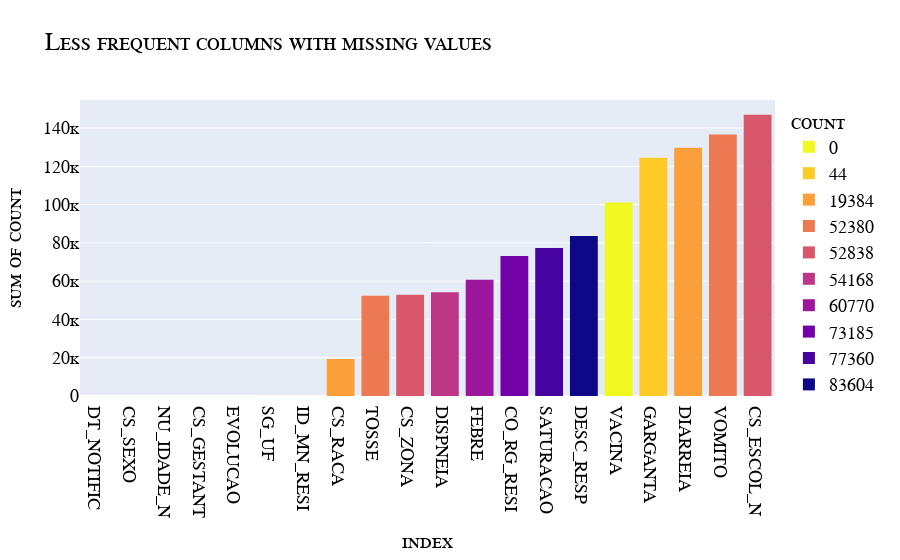

Here is the notebook cell this chart was saved with:
### Code cell
px.histogram(df.isna().sum().reset_index(name='count').sort_values(by='count', ascending=True).head(20),
            x='index', y='count', color='count', color_discrete_sequence= px.colors.sequential.Plasma_r,
             title="Less frequent columns with missing values").update_layout(font = my_font)

### Figure 1 — Plotly figure (JSON) as saved in the notebook; plotly's stock layout.template omitted (floating-point values rounded to 4 significant figures)
{"data": [{"bingroup": "x", "histfunc": "sum", "hovertemplate": "count=0<br>index=%{x}<br>sum of count=%{y}<extra></extra>", "legendgroup": "0", "marker": {"color": "#f0f921", "pattern": {"shape": ""}}, "name": "0", "orientation": "v", "showlegend": true, "type": "histogram", "x": ["DT_NOTIFIC", "CS_SEXO", "NU_IDADE_N", "CS_GESTANT", "EVOLUCAO"], "xaxis": "x", "y": [0, 0, 0, 0, 0], "yaxis": "y"}, {"bingroup": "x", "histfunc": "sum", "hovertemplate": "count=44<br>index=%{x}<br>sum of count=%{y}<extra></extra>", "legendgroup": "44", "marker": {"color": "#fdca26", "pattern": {"shape": ""}}, "name": "44", "orientation": "v", "showlegend": true, "type": "histogram", "x": ["SG_UF", "ID_MN_RESI"], "xaxis": "x", "y": [44, 44], "yaxis": "y"}, {"bingroup": "x", "histfunc": "sum", "hovertemplate": "count=19384<br>index=%{x}<br>sum of count=%{y}<extra></extra>", "legendgroup": "19384", "marker": {"color": "#fb9f3a", "pattern": {"shape": ""}}, "name": "19384", "orientation": "v", "showlegend": true, "type": "histogram", "x": ["CS_RACA"], "xaxis": "x", "y": [19384], "yaxis": "y"}, {"bingroup": "x", "histfunc": "sum", "hovertemplate": "count=52380<br>index=%{x}<br>sum of count=%{y}<extra></extra>", "legendgroup": "52380", "marker": {"color": "#ed7953", "pattern": {"shape": ""}}, "name": "52380", "orientation": "v", "showlegend": true, "type": "histogram", "x": ["TOSSE"], "xaxis": "x", "y": [52380], "yaxis": "y"}, {"bingroup": "x", "histfunc": "sum", "hovertemplate": "count=52838<br>index=%{x}<br>sum of count=%{y}<extra></extra>", "legendgroup": "52838", "marker": {"color": "#d8576b", "pattern": {"shape": ""}}, "name": "52838", "orientation": "v", "showlegend": true, "type": "histogram", "x": ["CS_ZONA"], "xaxis": "x", "y": [52838], "yaxis": "y"}, {"bingroup": "x", "histfunc": "sum", "hovertemplate": "count=54168<br>index=%{x}<br>sum of count=%{y}<extra></extra>", "legendgroup": "54168", "marker": {"color": "#bd3786", "pattern": {"shape": ""}}, "name": "54168", "orientation": "v", "showlegend": true, "type": "histogram", "x": ["DISPNEIA"], "xaxis": "x", "y": [54168], "yaxis": "y"}, {"bingroup": "x", "histfunc": "sum", "hovertemplate": "count=60770<br>index=%{x}<br>sum of count=%{y}<extra></extra>", "legendgroup": "60770", "marker": {"color": "#9c179e", "pattern": {"shape": ""}}, "name": "60770", "orientation": "v", "showlegend": true, "type": "histogram", "x": ["FEBRE"], "xaxis": "x", "y": [60770], "yaxis": "y"}, {"bingroup": "x", "histfunc": "sum", "hovertemplate": "count=73185<br>index=%{x}<br>sum of count=%{y}<extra></extra>", "legendgroup": "73185", "marker": {"color": "#7201a8", "pattern": {"shape": ""}}, "name": "73185", "orientation": "v", "showlegend": true, "type": "histogram", "x": ["CO_RG_RESI"], "xaxis": "x", "y": [73185], "yaxis": "y"}, {"bingroup": "x", "histfunc": "sum", "hovertemplate": "count=77360<br>index=%{x}<br>sum of count=%{y}<extra></extra>", "legendgroup": "77360", "marker": {"color": "#46039f", "pattern": {"shape": ""}}, "name": "77360", "orientation": "v", "showlegend": true, "type": "histogram", "x": ["SATURACAO"], "xaxis": "x", "y": [77360], "yaxis": "y"}, {"bingroup": "x", "histfunc": "sum", "hovertemplate": "count=83604<br>index=%{x}<br>sum of count=%{y}<extra></extra>", "legendgroup": "83604", "marker": {"color": "#0d0887", "pattern": {"shape": ""}}, "name": "83604", "orientation": "v", "showlegend": true, "type": "histogram", "x": ["DESC_RESP"], "xaxis": "x", "y": [83604], "yaxis": "y"}, {"bingroup": "x", "histfunc": "sum", "hovertemplate": "count=101083<br>index=%{x}<br>sum of count=%{y}<extra></extra>", "legendgroup": "101083", "marker": {"color": "#f0f921", "pattern": {"shape": ""}}, "name": "101083", "orientation": "v", "showlegend": true, "type": "histogram", "x": ["VACINA"], "xaxis": "x", "y": [101083], "yaxis": "y"}, {"bingroup": "x", "histfunc": "sum", "hovertemplate": "count=124438<br>index=%{x}<br>sum of count=%{y}<extra></extra>", "legendgroup": "124438", "marker": {"color": "#fdca26", "pattern": {"shape": ""}}, "name": "124438", "orientation": "v", "showlegend": true, "type": "histogram", "x": ["GARGANTA"], "xaxis": "x", "y": [124438], "yaxis": "y"}, {"bingroup": "x", "histfunc": "sum", "hovertemplate": "count=129733<br>index=%{x}<br>sum of count=%{y}<extra></extra>", "legendgroup": "129733", "marker": {"color": "#fb9f3a", "pattern": {"shape": ""}}, "name": "129733", "orientation": "v", "showlegend": true, "type": "histogram", "x": ["DIARREIA"], "xaxis": "x", "y": [129733], "yaxis": "y"}, {"bingroup": "x", "histfunc": "sum", "hovertemplate": "count=136659<br>index=%{x}<br>sum of count=%{y}<extra></extra>", "legendgroup": "136659", "marker": {"color": "#ed7953", "pattern": {"shape": ""}}, "name": "136659", "orientation": "v", "showlegend": true, "type": "histogram", "x": ["VOMITO"], "xaxis": "x", "y": [136659], "yaxis": "y"}, {"bingroup": "x", "histfunc": "sum", "hovertemplate": "count=146901<br>index=%{x}<br>sum of count=%{y}<extra></extra>", "legendgroup": "146901", "marker": {"color": "#d8576b", "pattern": {"shape": ""}}, "name": "146901", "orientation": "v", "showlegend": true, "type": "histogram", "x": ["CS_ESCOL_N"], "xaxis": "x", "y": [146901], "yaxis": "y"}], "layout": {"barmode": "relative", "font": {"color": "Black", "family": "Courier New, monospace", "size": 18, "variant": "small-caps"}, "legend": {"title": {"text": "count"}, "tracegroupgap": 0}, "title": {"text": "Less frequent columns with missing values"}, "xaxis": {"anchor": "y", "domain": [0, 1], "title": {"text": "index"}}, "yaxis": {"anchor": "x", "categoryarray": [146901, 136659, 129733, 124438, 101083, 83604, 77360, 73185, 60770, 54168, 52838, 52380, 19384, 44, 0], "categoryorder": "array", "domain": [0, 1], "title": {"text": "sum of count"}}}}
